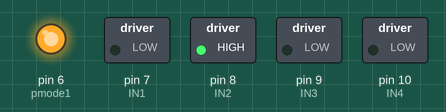
Bench run of a sketch on a simulated Arduino Uno, built with avr-gcc and run on an emulated ATmega328P. Shown: switched loads named in the sketch (green lamp = pin HIGH), output pins drawn as LEDs (lit = HIGH).

Above: at 0.1 s.
Timing chart, 0 to 1.6 s (numbered marks = the images above):
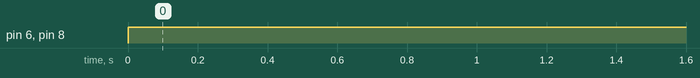

The sketch:

Teste_ponte_H.ino
```cpp
//Programa : Controle 2 motores DC usando Ponte H L298N
//Autor : FILIPEFLOP

//Definicoes pinos Arduino ligados a entrada da Ponte H
int IN1 =  7;
int IN2 =  8;
#define IN3  9
#define IN4 10
#define pmode1 6
//#define pmode2 11

int v1 = 0.2;
//int v2 = 0.5;


void setup()
{
  //Define os pinos como saida
 pinMode(IN1, OUTPUT);
 pinMode(IN2, OUTPUT);
 pinMode(IN3, OUTPUT);
 pinMode(IN4, OUTPUT);
 pinMode (pmode1, OUTPUT);
 //pinMode (pmode2, OUTPUT);
}

void loop()
{/*
 //Gira o Motor A no sentido horario
 digitalWrite(IN1, HIGH);
 digitalWrite(IN2, LOW);
 delay(2000);
*/
 //Para o motor A
 digitalWrite(IN1, LOW);
 digitalWrite(IN2, HIGH);
 analogWrite(pmode1, 255);
 delay(500);
/*
 //Gira o Motor B no sentido horario
 digitalWrite(IN3, HIGH);
 digitalWrite(IN4, LOW);
 delay(2000);

 //Para o motor B
 digitalWrite(IN3, HIGH);
 digitalWrite(IN4, HIGH);
 delay(500);
 /*
 //Gira o Motor A no sentido anti-horario
 digitalWrite(IN1, LOW);
 digitalWrite(IN2, HIGH);
 delay(2000);
 //Para o motor A
 digitalWrite(IN1, HIGH);
 digitalWrite(IN2, HIGH);
 delay(500);
 //Gira o Motor B no sentido anti-horario
 digitalWrite(IN3, LOW);
 digitalWrite(IN4, HIGH);
 delay(2000);
 //Para o motor B
 digitalWrite(IN3, HIGH);
 digitalWrite(IN4, HIGH);
 delay(500);
 */
}
```

Measured:
- by itself, pin 6 (pmode1), pin 8 (IN2): LOW → HIGH at 0.00 s
